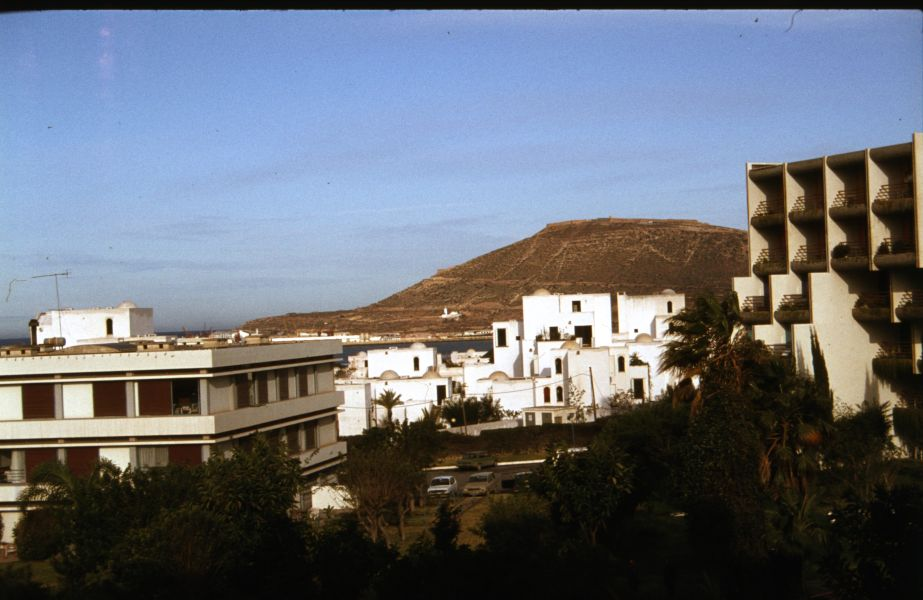
#> input picture samples/sample.jpg, 923 x 600 px
$ python cropperhandler.py samples/sample.jpg
#> lines starting #> are read from the running program, lines starting #| are printed output that depends on the picture
# 2021 Pekka Oksiala
#
# crop picture: find and remove black/while frames;typically due to scan
#
# CropperHandler

import glob
import math
import os
import sys

from PIL import Image


class CropperHandler:
    def __init__(self, picname: str):
        # consts
        self._dir_target = "crops"  # relative to current

        self.cRgbBlackSum = 50  # below (black = 3 * 0)
        self.cRgbWhiteSum = 700  # above (white = 3 * 255)
        self.cRgbLevel = 30

        self.cExtCrop = 10  # add extra crop to automatic crop value
        self.cStartFromEdge = 200  # start point from pic edge
        self.cFileMode = "*." + "jpg"  # files to process

        self.ifile = picname
        self._limits = []
        # open file
        print(self.ifile)  # files to process
        self.im = Image.open(self.ifile)
        # and create output dir if not exist
        self.ensure_dir()

    # create target dir if not exist
    def ensure_dir(self):
        if not os.path.exists(self._dir_target):
            os.mkdir(self._dir_target)

    # is edge: define it by rgb values
    #  by: rgb-sum (or separate rgb values)
    def is_edge(self, x: int, y: int):
        if True:
            _r, _g, _b = self.im.getpixel((x, y))
            if (_r + _g + _b) < self.cRgbBlackSum or (_r + _g + _b) > self.cRgbWhiteSum:
                return True
            else:
                return False
        else:
            if _r < self.cRgbLevel and _g < self.cRgbLevel and _b < self.cRgbLevel:
                return True
            else:
                return False

    # what: 0=left, 1=up, 2=right, 3=down
    # [38 lines left out: functions search_pic_edge, line_up, not called in this run]

    def find_edges(self):
        _xres, _yres = self.im.size
        _xps = (int(_xres / 4), int(_xres / 2), int(_xres * 0.75))  # sample locations
        _yps = (int(_yres / 4), int(_yres / 2), int(_yres * 0.75))

        # left edge
        _x = self.cStartFromEdge
        while _x > 0 and (
            self.is_edge(_x, _yps[0]) == False
            or self.is_edge(_x, _yps[1]) == False
            or self.is_edge(_x, _yps[2]) == False
        ):
            _x -= 1
        self._limits.append(_x + self.cExtCrop)

        # right edge.
        _x = _xres - self.cStartFromEdge
        while _x < _xres and (
            self.is_edge(_x, _yps[0]) == False
            or self.is_edge(_x, _yps[1]) == False
            or self.is_edge(_x, _yps[2]) == False
        ):
            _x += 1
        self._limits.append(_x - self.cExtCrop)

        # upper edge
        _y = self.cStartFromEdge
        while _y > 0 and (
            self.is_edge(_xps[0], _y) == False
            or self.is_edge(_xps[1], _y) == False
            or self.is_edge(_xps[2], _y) == False
        ):
            _y -= 1
        self._limits.append(_y + self.cExtCrop)

        # lower edge
        _y = _yres - self.cStartFromEdge
        while _y < _yres and (
            self.is_edge(_xps[0], _y) == False
            or self.is_edge(_xps[1], _y) == False
            or self.is_edge(_xps[2], _y) == False
        ):
            _y += 1
        self._limits.append(_y - self.cExtCrop)

        return self._limits

    def save_crop(self, limits):
        _tofile = self._dir_target + "/" + self.ifile
        # remove existing
        if os.path.exists(_tofile):
            os.unlink(_tofile)
        # crop picture by found edges
        _region = self.im.crop((limits[0], limits[2], limits[1], limits[3]))
        _region.save(_tofile, quality=95)

    def get_image(self):
        return self.im

    # [11 lines left out: function change_edge, not called in this run]


# -------------- 'main' code ----------------------
def main():
    if len(sys.argv) <= 1:
        print("Usage: cropperhandler filemask")
        return

    # loop pic files
    picfiles = sys.argv[1:]
    for infile in picfiles:
        hdr = CropperHandler(infile)
        lims = hdr.find_edges()
        hdr.save_crop(lims)
#> this loop made 1 pass
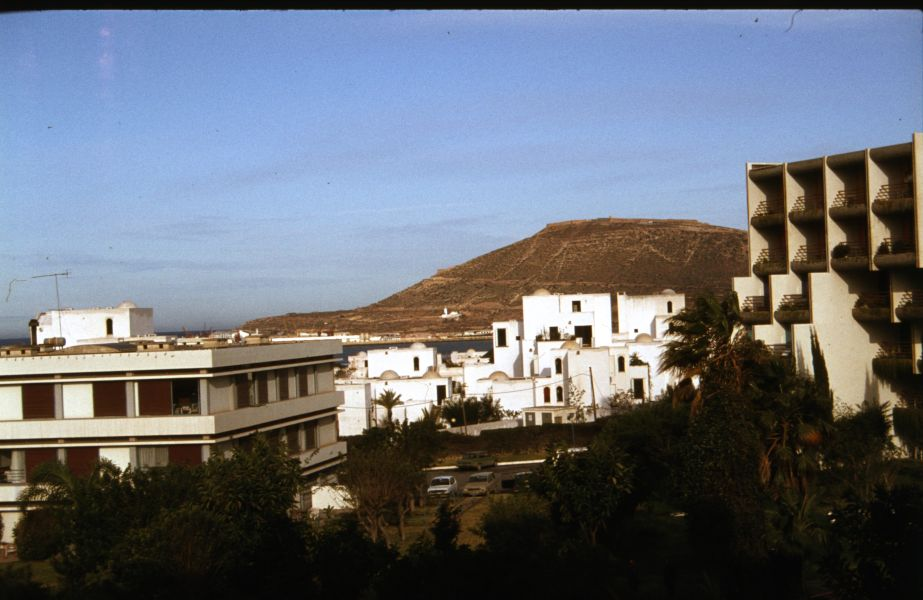
#> input picture samples/sample.jpg, 923 x 600 px
#> pass 1, in save_crop, `_region = self.im.crop((limits[0], limits[2], limits[1], limits[3]))`:
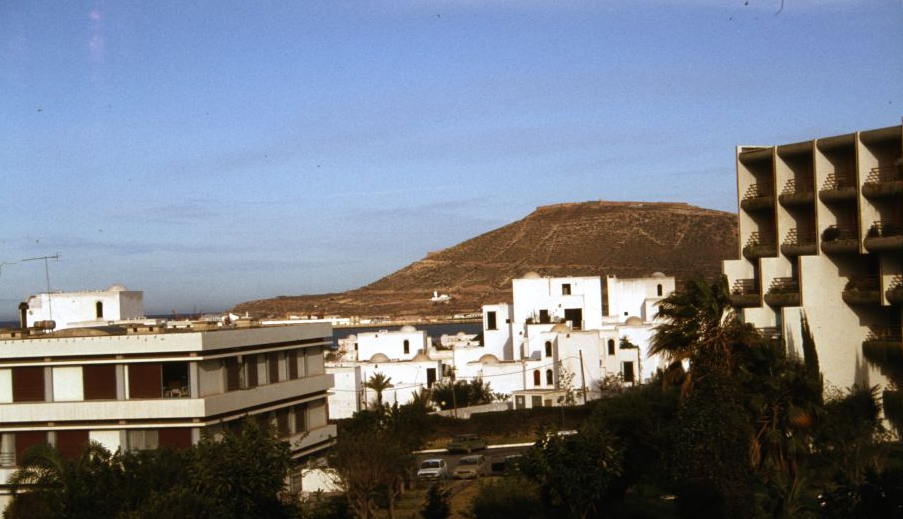
#> _region: PIL image 903x519 RGB; mean R, G, B 117.2, 122.4, 132.6


if __name__ == "__main__":
    main()
